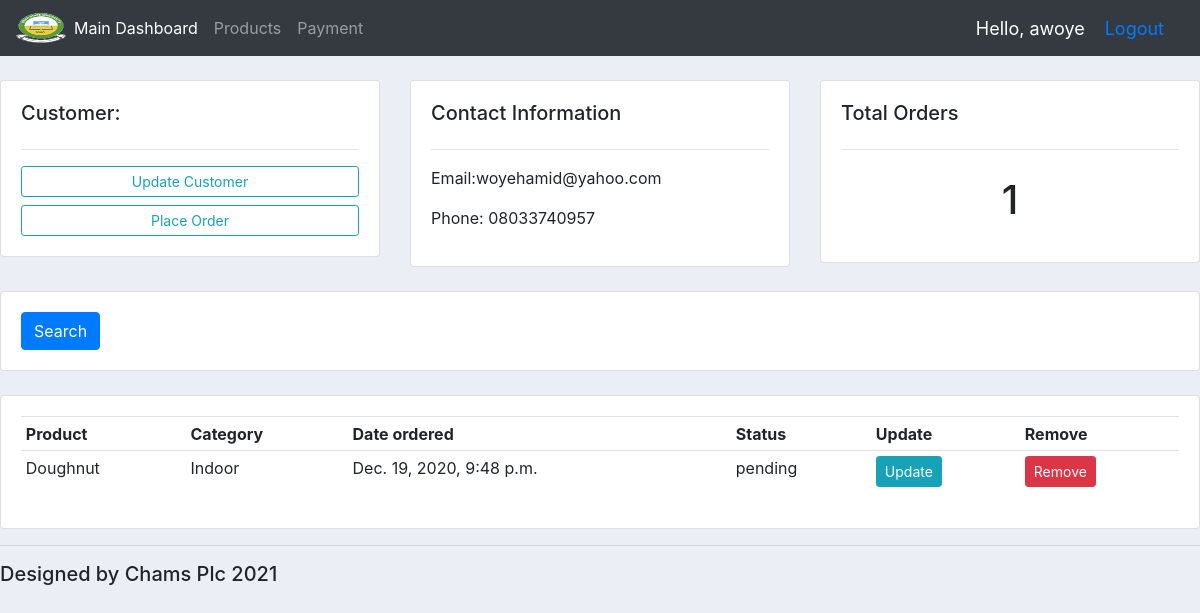
The page /customer/3/ (signed in) on the database its author committed.
### accounts/models.py (models this page shows, shortened)
class Customer(models.Model):
	user = models.OneToOneField(User, null=True, on_delete=models.CASCADE)
	name = models.CharField(max_length =200, null=True)
	phone = models.CharField(max_length =200,null=True)
	email = models.CharField(max_length =200,null=True)
	profile_pic = models.ImageField(null=True, blank=True)
	date_created = models.DateTimeField(auto_now_add=True, null=True)

class Order(models.Model):
	STATUS = (
				('pending', 'pending'),
				('out for delivery', 'out for delivery'),
				('Delivered', 'Delivered'),
			)
	customer = models.ForeignKey(Customer, null=True, on_delete= models.SET_NULL)
	product = models.ForeignKey(Product, null=True, on_delete= models.SET_NULL)
	date_created = models.DateTimeField(auto_now_add=True, null=True)
	status = models.CharField(max_length=200, null=True, choices=STATUS)

class Product(models.Model):
	CATEGORY = (
				('Indoor', 'Indoor'),
				('Out Door', 'Out Door'),
			)
	name =  models.CharField(max_length =200,null=True)
	price = models.FloatField(null=True)
	category =  models.CharField(max_length =200,null=True, choices=CATEGORY)
	description=  models.CharField(max_length =200,null=True, blank=True)
	date_created = models.DateTimeField(auto_now_add=True, null=True)
	tags= models.ManyToManyField(Tag)
	def __str__(self):
		return self.name

### accounts/decorators.py (the view)
        def wrapper_func(request, *args, **kwargs):
             group = None
             if request.user.groups.exists():
                group = request.user.groups.all()[0].name
             if group in allowed_roles:
                 return view_func(request, *args, **kwargs)
             else:
                return HttpResponse('You are not authorized to use this page')

### accounts/views.py (called while the page is built)
@login_required(login_url='login')
@allowed_users(allowed_roles=['admin'])
def customer(request, pk_test):
    customer = Customer.objects.get(id=pk_test)
    orders = customer.order_set.all()
    order_count = orders.count()
    context = {'customer': customer, 'orders':orders, 'order_count': order_count }
    return render(request, 'accounts/customer.html', context)

### accounts/templates/accounts/customer.html (shortened to what this page needs)
{% extends 'accounts/main.html' %}
{% block content%}
<br>
<div class="row">
<div class="col-md">
<div class="card card-body">
<h5>Customer:</h5>
<hr>
<a class="btn btn-outline-info btn-sm btn-block" href="">Update Customer </a>
<a class="btn btn-outline-info btn-sm btn-block" href=" ">Place Order </a>
</div>
</div>
<div class="col-md">
<div class="card card-body">
<h5>Contact Information </h5>
<hr>
<p>Email:{{customer.email}}</p>
<p>Phone: {{customer.phone}} </p>
</div>
</div>
<div class="col-md">
<div class="card card-body">
<h5>Total Orders </h5>
<hr>
 <h1 style="text-align: center;padding: 10px">{{order_count}}</h1>
</div>
</div>
</div>
 <br>
<div class="row">
<div class="col">
<div class="card card-body">
<form method="get">
<button class="btn btn-primary" type="submit">Search</button>
</form>
</div>
</div>
</div>
<br>
<div class="row">
<div class="col-md">
<div class="card card-body">
<table class="table table-sm">
	 <tr>
<th>Product</th>
<th>Category</th>
<th>Date ordered</th>
<th>Status</th>
<th>Update</th>
<th>Remove</th>
<tr>
	{% for order in orders %}
	<tr>
		<td>{{order.product}}</td>
		<td>{{order.product.category}}</td>
		<td>{{order.date_created}}</td>
		<td>{{order.status}}</td>
		<td> <a class="btn btn-sm btn-info" href="{% url 'update_order' order.id %}">Update</a></td>
		<td><a class="btn btn-sm btn-danger" href="{% url 'delete_order' order.id %}">Remove</a></td>
	</tr>
	{% endfor %}
</table>
</div>
</div>
</div>
{%endblock content %}

### accounts/templates/accounts/navbar.html (shortened to what this page needs)
{% load static %}
<nav class="navbar navbar-expand-lg navbar-dark bg-dark">
  <img src="{%  static 'images/chd.png' %}"  height='30px' width='50px' />
  <div class="collapse navbar-collapse" id="navbarText">
    <ul class="navbar-nav mr-auto">
      {% if request.user.is_staff %}
      <li class="nav-item active">
        <a class="nav-link" href="{% url 'home' %}">Main Dashboard</a>
      </li>
      <li class="nav-item ">
        <a class="nav-link" href="{% url 'products' %}">Products</a>
      </li>
        <li class="nav-item">
        <a class="nav-link" href="{% url 'payment' %}">Payment</a>
      </li>
       {% else %}
        <li class="nav-item">
        <a class="nav-link" href="{% url 'account' %}">Settings</a>
      </li>
        {% endif %}
    </ul>
  </div>
  <span class ="hello-msg">Hello, {{request.user}}</span>
  <span class="hello-msg"> <a href="{% url 'logout' %}">Logout</a></span>
</nav>

### accounts/templates/accounts/main.html (style rules this page uses)
body { background-color:#ebeff5; }

### accounts/templates/accounts/navbar.html (style rules this page uses)
.hello-msg { font-size: 18px; color:#fff; margin-right: 20px; }

### rows shown on the page
Customer: email "woyehamid@yahoo.com", phone "08033740957"
Order: product "Doughnut", product.category "Indoor", date_created "Dec. 19, 2020, 9:48 p.m.", status "pending"

### other values the page prints
{{ request.user }} "awoye"
{{ order_count }} "1"
